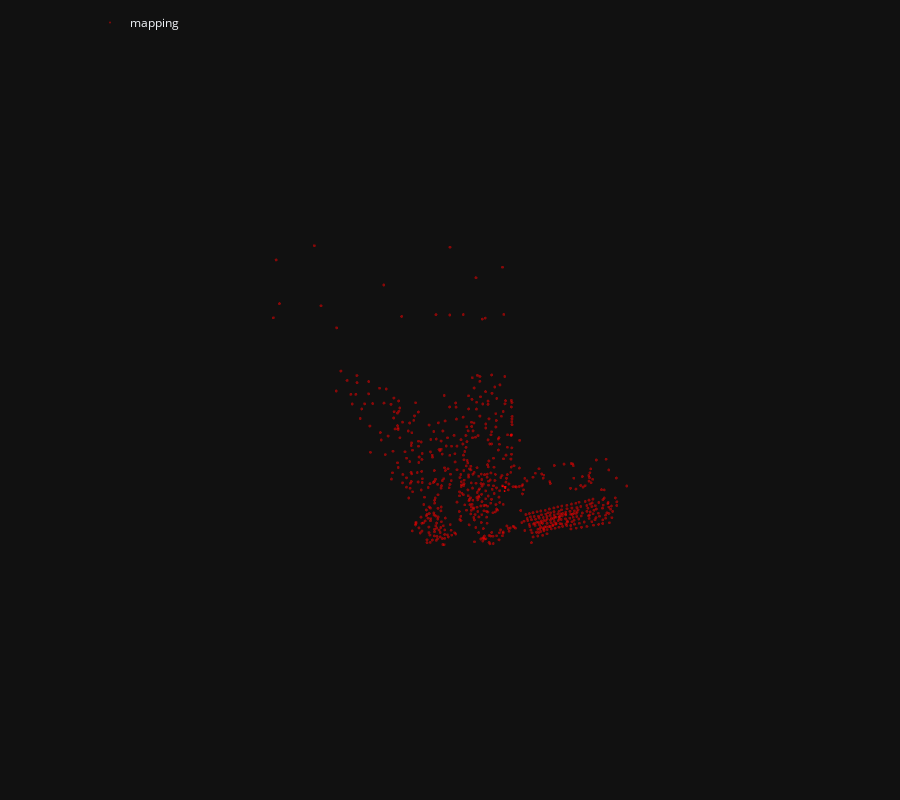

Here is the notebook cell this chart was saved with:
### Code cell
from hloc.utils import viz_3d
fig = viz_3d.init_figure()
viz_3d.plot_reconstruction(fig, model, color='rgba(255,0,0,0.5)', name="mapping")
fig.show()

### Figure 1 — Plotly figure (JSON) as saved in the notebook; plotly's stock layout.template omitted (floating-point values rounded to 4 significant figures; data arrays with more than 128 entries replaced by an {"elided": "..."} marker saying what was removed)
{"data": [{"legendgroup": "mapping", "marker": {"color": "rgba(255,0,0,0.5)", "line": {"width": 0}, "size": 1}, "mode": "markers", "name": "mapping", "type": "scatter3d", "x": {"elided": "671 float values"}, "y": {"elided": "671 float values"}, "z": {"elided": "671 float values"}}, {"legendgroup": "mapping", "line": {"color": "rgba(255,0,0,0.5)"}, "marker": {"size": 0.0001}, "name": "1", "showlegend": false, "type": "scatter3d", "x": [-0.3356, -0.1849, -0.1824, -0.3331, -0.3356], "y": [-0.4219, -0.424, -0.3033, -0.3012, -0.4219], "z": [-5.003, -5.012, -4.998, -4.989, -5.003]}, {"color": "rgba(255,0,0,0.5)", "i": [0, 0, 0, 0], "j": [1, 2, 3, 4], "k": [2, 3, 4, 1], "legendgroup": "mapping", "name": "1", "showlegend": false, "type": "mesh3d", "x": [-0.2663, -0.3356, -0.1849, -0.1824, -0.3331, -0.3356], "y": [-0.3485, -0.4219, -0.424, -0.3033, -0.3012, -0.4219], "z": [-5.124, -5.003, -5.012, -4.998, -4.989, -5.003]}, {"legendgroup": "mapping", "line": {"color": "rgba(255,0,0,0.5)", "width": 1}, "mode": "lines", "name": "1", "showlegend": false, "type": "scatter3d", "x": [-0.2663, -0.3356, -0.1849, -0.2663, -0.1849, -0.1824, -0.2663, -0.1824, -0.3331, -0.2663, -0.3331, -0.3356], "y": [-0.3485, -0.4219, -0.424, -0.3485, -0.424, -0.3033, -0.3485, -0.3033, -0.3012, -0.3485, -0.3012, -0.4219], "z": [-5.124, -5.003, -5.012, -5.124, -5.012, -4.998, -5.124, -4.998, -4.989, -5.124, -4.989, -5.003]}, {"legendgroup": "mapping", "line": {"color": "rgba(255,0,0,0.5)"}, "marker": {"size": 0.0001}, "name": "2", "showlegend": false, "type": "scatter3d", "x": [-0.009585, 0.1413, 0.143, -0.007891, -0.009585], "y": [-0.1798, -0.1819, -0.06048, -0.05841, -0.1798], "z": [-1.51, -1.512, -1.508, -1.507, -1.51]}, {"color": "rgba(255,0,0,0.5)", "i": [0, 0, 0, 0], "j": [1, 2, 3, 4], "k": [2, 3, 4, 1], "legendgroup": "mapping", "name": "2", "showlegend": false, "type": "mesh3d", "x": [0.06567, -0.009585, 0.1413, 0.143, -0.007891, -0.009585], "y": [-0.1167, -0.1798, -0.1819, -0.06048, -0.05841, -0.1798], "z": [-1.633, -1.51, -1.512, -1.508, -1.507, -1.51]}, {"legendgroup": "mapping", "line": {"color": "rgba(255,0,0,0.5)", "width": 1}, "mode": "lines", "name": "2", "showlegend": false, "type": "scatter3d", "x": [0.06567, -0.009585, 0.1413, 0.06567, 0.1413, 0.143, 0.06567, 0.143, -0.007891, 0.06567, -0.007891, -0.009585], "y": [-0.1167, -0.1798, -0.1819, -0.1167, -0.1819, -0.06048, -0.1167, -0.06048, -0.05841, -0.1167, -0.05841, -0.1798], "z": [-1.633, -1.51, -1.512, -1.633, -1.512, -1.508, -1.633, -1.508, -1.507, -1.633, -1.507, -1.51]}, {"legendgroup": "mapping", "line": {"color": "rgba(255,0,0,0.5)"}, "marker": {"size": 0.0001}, "name": "3", "showlegend": false, "type": "scatter3d", "x": [0.1062, 0.2571, 0.2589, 0.108, 0.1062], "y": [-0.004027, -0.006219, 0.1152, 0.1174, -0.004027], "z": [2.044, 2.039, 2.04, 2.045, 2.044]}, {"color": "rgba(255,0,0,0.5)", "i": [0, 0, 0, 0], "j": [1, 2, 3, 4], "k": [2, 3, 4, 1], "legendgroup": "mapping", "name": "3", "showlegend": false, "type": "mesh3d", "x": [0.1785, 0.1062, 0.2571, 0.2589, 0.108, 0.1062], "y": [0.05664, -0.004027, -0.006219, 0.1152, 0.1174, -0.004027], "z": [1.918, 2.044, 2.039, 2.04, 2.045, 2.044]}, {"legendgroup": "mapping", "line": {"color": "rgba(255,0,0,0.5)", "width": 1}, "mode": "lines", "name": "3", "showlegend": false, "type": "scatter3d", "x": [0.1785, 0.1062, 0.2571, 0.1785, 0.2571, 0.2589, 0.1785, 0.2589, 0.108, 0.1785, 0.108, 0.1062], "y": [0.05664, -0.004027, -0.006219, 0.05664, -0.006219, 0.1152, 0.05664, 0.1152, 0.1174, 0.05664, 0.1174, -0.004027], "z": [1.918, 2.044, 2.039, 1.918, 2.039, 2.04, 1.918, 2.04, 2.045, 1.918, 2.045, 2.044]}, {"legendgroup": "mapping", "line": {"color": "rgba(255,0,0,0.5)"}, "marker": {"size": 0.0001}, "name": "4", "showlegend": false, "type": "scatter3d", "x": [-0.02275, 0.1282, 0.1285, -0.02244, -0.02275], "y": [0.7447, 0.7443, 0.8658, 0.8661, 0.7447], "z": [4.963, 4.963, 4.963, 4.964, 4.963]}, {"color": "rgba(255,0,0,0.5)", "i": [0, 0, 0, 0], "j": [1, 2, 3, 4], "k": [2, 3, 4, 1], "legendgroup": "mapping", "name": "4", "showlegend": false, "type": "mesh3d", "x": [0.05242, -0.02275, 0.1282, 0.1285, -0.02244, -0.02275], "y": [0.8061, 0.7447, 0.7443, 0.8658, 0.8661, 0.7447], "z": [4.839, 4.963, 4.963, 4.963, 4.964, 4.963]}, {"legendgroup": "mapping", "line": {"color": "rgba(255,0,0,0.5)", "width": 1}, "mode": "lines", "name": "4", "showlegend": false, "type": "scatter3d", "x": [0.05242, -0.02275, 0.1282, 0.05242, 0.1282, 0.1285, 0.05242, 0.1285, -0.02244, 0.05242, -0.02244, -0.02275], "y": [0.8061, 0.7447, 0.7443, 0.8061, 0.7443, 0.8658, 0.8061, 0.8658, 0.8661, 0.8061, 0.8661, 0.7447], "z": [4.839, 4.963, 4.963, 4.839, 4.963, 4.963, 4.839, 4.963, 4.964, 4.839, 4.964, 4.963]}, {"legendgroup": "mapping", "line": {"color": "rgba(255,0,0,0.5)"}, "marker": {"size": 0.0001}, "name": "5", "showlegend": false, "type": "scatter3d", "x": [0.06828, 0.2191, 0.2178, 0.06699, 0.06828], "y": [0.3553, 0.3573, 0.4785, 0.4765, 0.3553], "z": [5.429, 5.435, 5.427, 5.421, 5.429]}, {"color": "rgba(255,0,0,0.5)", "i": [0, 0, 0, 0], "j": [1, 2, 3, 4], "k": [2, 3, 4, 1], "legendgroup": "mapping", "name": "5", "showlegend": false, "type": "mesh3d", "x": [0.1483, 0.06828, 0.2191, 0.2178, 0.06699, 0.06828], "y": [0.4086, 0.3553, 0.3573, 0.4785, 0.4765, 0.3553], "z": [5.304, 5.429, 5.435, 5.427, 5.421, 5.429]}, {"legendgroup": "mapping", "line": {"color": "rgba(255,0,0,0.5)", "width": 1}, "mode": "lines", "name": "5", "showlegend": false, "type": "scatter3d", "x": [0.1483, 0.06828, 0.2191, 0.1483, 0.2191, 0.2178, 0.1483, 0.2178, 0.06699, 0.1483, 0.06699, 0.06828], "y": [0.4086, 0.3553, 0.3573, 0.4086, 0.3573, 0.4785, 0.4086, 0.4785, 0.4765, 0.4086, 0.4765, 0.3553], "z": [5.304, 5.429, 5.435, 5.304, 5.435, 5.427, 5.304, 5.427, 5.421, 5.304, 5.421, 5.429]}], "layout": {"height": 800, "legend": {"orientation": "h", "x": 0.1, "xanchor": "left", "y": 0.99, "yanchor": "top"}, "margin": {"b": 0, "l": 0, "pad": 0, "r": 0, "t": 0}, "scene": {"aspectmode": "data", "camera": {"eye": {"x": 0, "y": -0.1, "z": -2}, "projection": {"type": "orthographic"}, "up": {"x": 0, "y": -1, "z": 0}}, "dragmode": "orbit", "xaxis": {"autorange": true, "showbackground": false, "showgrid": false, "showline": false, "showticklabels": true, "visible": false}, "yaxis": {"autorange": true, "showbackground": false, "showgrid": false, "showline": false, "showticklabels": true, "visible": false}, "zaxis": {"autorange": true, "showbackground": false, "showgrid": false, "showline": false, "showticklabels": true, "visible": false}}}}
